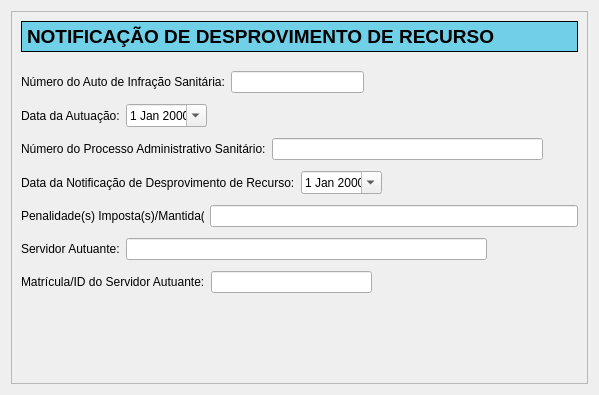
<?xml version="1.0" encoding="UTF-8"?>
<ui version="4.0">
 <class>NotifDesprovimentoRecurso</class>
 <widget class="QWidget" name="NotifDesprovimentoRecurso">
  <property name="geometry">
   <rect>
    <x>0</x>
    <y>0</y>
    <width>599</width>
    <height>395</height>
   </rect>
  </property>
  <property name="windowTitle">
   <string>Form</string>
  </property>
  <layout class="QVBoxLayout" name="verticalLayout">
   <item>
    <widget class="QScrollArea" name="scrollArea">
     <property name="widgetResizable">
      <bool>true</bool>
     </property>
     <widget class="QWidget" name="scrollAreaWidgetContents">
      <property name="geometry">
       <rect>
        <x>0</x>
        <y>0</y>
        <width>579</width>
        <height>375</height>
       </rect>
      </property>
      <layout class="QVBoxLayout" name="verticalLayout_2">
       <item>
        <widget class="QLabel" name="label">
         <property name="minimumSize">
          <size>
           <width>0</width>
           <height>31</height>
          </size>
         </property>
         <property name="styleSheet">
          <string notr="true">QLabel {
border: 1px solid black;
background-color: rgb(112,208,232);
font-weight: bold;
font-size: 14pt;
}</string>
         </property>
         <property name="text">
          <string>NOTIFICAÇÃO DE DESPROVIMENTO DE RECURSO</string>
         </property>
        </widget>
       </item>
       <item>
        <spacer name="verticalSpacer">
         <property name="orientation">
          <enum>Qt::Vertical</enum>
         </property>
         <property name="sizeType">
          <enum>QSizePolicy::Fixed</enum>
         </property>
         <property name="sizeHint" stdset="0">
          <size>
           <width>20</width>
           <height>13</height>
          </size>
         </property>
        </spacer>
       </item>
       <item>
        <layout class="QHBoxLayout" name="horizontalLayout">
         <item>
          <widget class="QLabel" name="label_2">
           <property name="text">
            <string>Número do Auto de Infração Sanitária:</string>
           </property>
          </widget>
         </item>
         <item>
          <widget class="QLineEdit" name="numAutoLineEdit">
           <property name="minimumSize">
            <size>
             <width>133</width>
             <height>0</height>
            </size>
           </property>
           <property name="maximumSize">
            <size>
             <width>133</width>
             <height>16777215</height>
            </size>
           </property>
          </widget>
         </item>
         <item>
          <spacer name="horizontalSpacer_7">
           <property name="orientation">
            <enum>Qt::Horizontal</enum>
           </property>
           <property name="sizeHint" stdset="0">
            <size>
             <width>40</width>
             <height>20</height>
            </size>
           </property>
          </spacer>
         </item>
        </layout>
       </item>
       <item>
        <spacer name="verticalSpacer_2">
         <property name="orientation">
          <enum>Qt::Vertical</enum>
         </property>
         <property name="sizeType">
          <enum>QSizePolicy::Fixed</enum>
         </property>
         <property name="sizeHint" stdset="0">
          <size>
           <width>20</width>
           <height>5</height>
          </size>
         </property>
        </spacer>
       </item>
       <item>
        <layout class="QHBoxLayout" name="horizontalLayout_2">
         <item>
          <widget class="QLabel" name="label_3">
           <property name="text">
            <string>Data da Autuação:</string>
           </property>
          </widget>
         </item>
         <item>
          <widget class="QDateEdit" name="dataAutuacaoDateEdit">
           <property name="minimumSize">
            <size>
             <width>81</width>
             <height>0</height>
            </size>
           </property>
           <property name="maximumSize">
            <size>
             <width>81</width>
             <height>16777215</height>
            </size>
           </property>
           <property name="calendarPopup">
            <bool>true</bool>
           </property>
          </widget>
         </item>
         <item>
          <spacer name="horizontalSpacer_6">
           <property name="orientation">
            <enum>Qt::Horizontal</enum>
           </property>
           <property name="sizeHint" stdset="0">
            <size>
             <width>40</width>
             <height>20</height>
            </size>
           </property>
          </spacer>
         </item>
        </layout>
       </item>
       <item>
        <spacer name="verticalSpacer_3">
         <property name="orientation">
          <enum>Qt::Vertical</enum>
         </property>
         <property name="sizeType">
          <enum>QSizePolicy::Fixed</enum>
         </property>
         <property name="sizeHint" stdset="0">
          <size>
           <width>20</width>
           <height>5</height>
          </size>
         </property>
        </spacer>
       </item>
       <item>
        <layout class="QHBoxLayout" name="horizontalLayout_3">
         <item>
          <widget class="QLabel" name="label_4">
           <property name="text">
            <string>Número do Processo Administrativo Sanitário:</string>
           </property>
          </widget>
         </item>
         <item>
          <widget class="QLineEdit" name="numProcessoLineEdit">
           <property name="minimumSize">
            <size>
             <width>271</width>
             <height>0</height>
            </size>
           </property>
           <property name="maximumSize">
            <size>
             <width>271</width>
             <height>16777215</height>
            </size>
           </property>
          </widget>
         </item>
         <item>
          <spacer name="horizontalSpacer_5">
           <property name="orientation">
            <enum>Qt::Horizontal</enum>
           </property>
           <property name="sizeHint" stdset="0">
            <size>
             <width>40</width>
             <height>20</height>
            </size>
           </property>
          </spacer>
         </item>
        </layout>
       </item>
       <item>
        <spacer name="verticalSpacer_4">
         <property name="orientation">
          <enum>Qt::Vertical</enum>
         </property>
         <property name="sizeType">
          <enum>QSizePolicy::Fixed</enum>
         </property>
         <property name="sizeHint" stdset="0">
          <size>
           <width>20</width>
           <height>5</height>
          </size>
         </property>
        </spacer>
       </item>
       <item>
        <layout class="QHBoxLayout" name="horizontalLayout_4">
         <item>
          <widget class="QLabel" name="label_5">
           <property name="text">
            <string>Data da Notificação de Desprovimento de Recurso:</string>
           </property>
          </widget>
         </item>
         <item>
          <widget class="QDateEdit" name="dataNotifDateEdit">
           <property name="minimumSize">
            <size>
             <width>81</width>
             <height>0</height>
            </size>
           </property>
           <property name="maximumSize">
            <size>
             <width>81</width>
             <height>16777215</height>
            </size>
           </property>
           <property name="calendarPopup">
            <bool>true</bool>
           </property>
          </widget>
         </item>
         <item>
          <spacer name="horizontalSpacer_4">
           <property name="orientation">
            <enum>Qt::Horizontal</enum>
           </property>
           <property name="sizeHint" stdset="0">
            <size>
             <width>40</width>
             <height>20</height>
            </size>
           </property>
          </spacer>
         </item>
        </layout>
       </item>
       <item>
        <spacer name="verticalSpacer_5">
         <property name="orientation">
          <enum>Qt::Vertical</enum>
         </property>
         <property name="sizeType">
          <enum>QSizePolicy::Fixed</enum>
         </property>
         <property name="sizeHint" stdset="0">
          <size>
           <width>20</width>
           <height>5</height>
          </size>
         </property>
        </spacer>
       </item>
       <item>
        <layout class="QHBoxLayout" name="horizontalLayout_5">
         <item>
          <widget class="QLabel" name="label_6">
           <property name="minimumSize">
            <size>
             <width>183</width>
             <height>0</height>
            </size>
           </property>
           <property name="maximumSize">
            <size>
             <width>183</width>
             <height>16777215</height>
            </size>
           </property>
           <property name="text">
            <string>Penalidade(s) Imposta(s)/Mantida(s):</string>
           </property>
          </widget>
         </item>
         <item>
          <widget class="QLineEdit" name="penalidadeImpostaLineEdit"/>
         </item>
        </layout>
       </item>
       <item>
        <spacer name="verticalSpacer_9">
         <property name="orientation">
          <enum>Qt::Vertical</enum>
         </property>
         <property name="sizeType">
          <enum>QSizePolicy::Fixed</enum>
         </property>
         <property name="sizeHint" stdset="0">
          <size>
           <width>20</width>
           <height>5</height>
          </size>
         </property>
        </spacer>
       </item>
       <item>
        <layout class="QHBoxLayout" name="horizontalLayout_6">
         <item>
          <widget class="QLabel" name="label_7">
           <property name="text">
            <string>Servidor Autuante:</string>
           </property>
          </widget>
         </item>
         <item>
          <widget class="QLineEdit" name="nomeServidorLineEdit">
           <property name="minimumSize">
            <size>
             <width>361</width>
             <height>0</height>
            </size>
           </property>
           <property name="maximumSize">
            <size>
             <width>361</width>
             <height>16777215</height>
            </size>
           </property>
          </widget>
         </item>
         <item>
          <spacer name="horizontalSpacer_2">
           <property name="orientation">
            <enum>Qt::Horizontal</enum>
           </property>
           <property name="sizeHint" stdset="0">
            <size>
             <width>40</width>
             <height>20</height>
            </size>
           </property>
          </spacer>
         </item>
        </layout>
       </item>
       <item>
        <spacer name="verticalSpacer_7">
         <property name="orientation">
          <enum>Qt::Vertical</enum>
         </property>
         <property name="sizeType">
          <enum>QSizePolicy::Fixed</enum>
         </property>
         <property name="sizeHint" stdset="0">
          <size>
           <width>20</width>
           <height>5</height>
          </size>
         </property>
        </spacer>
       </item>
       <item>
        <layout class="QHBoxLayout" name="horizontalLayout_7">
         <item>
          <widget class="QLabel" name="label_8">
           <property name="text">
            <string>Matrícula/ID do Servidor Autuante:</string>
           </property>
          </widget>
         </item>
         <item>
          <widget class="QLineEdit" name="idServidorLineEdit">
           <property name="minimumSize">
            <size>
             <width>161</width>
             <height>0</height>
            </size>
           </property>
           <property name="maximumSize">
            <size>
             <width>161</width>
             <height>16777215</height>
            </size>
           </property>
          </widget>
         </item>
         <item>
          <spacer name="horizontalSpacer">
           <property name="orientation">
            <enum>Qt::Horizontal</enum>
           </property>
           <property name="sizeHint" stdset="0">
            <size>
             <width>40</width>
             <height>20</height>
            </size>
           </property>
          </spacer>
         </item>
        </layout>
       </item>
       <item>
        <spacer name="verticalSpacer_8">
         <property name="orientation">
          <enum>Qt::Vertical</enum>
         </property>
         <property name="sizeHint" stdset="0">
          <size>
           <width>20</width>
           <height>48</height>
          </size>
         </property>
        </spacer>
       </item>
      </layout>
     </widget>
    </widget>
   </item>
  </layout>
 </widget>
 <resources/>
 <connections/>
</ui>
